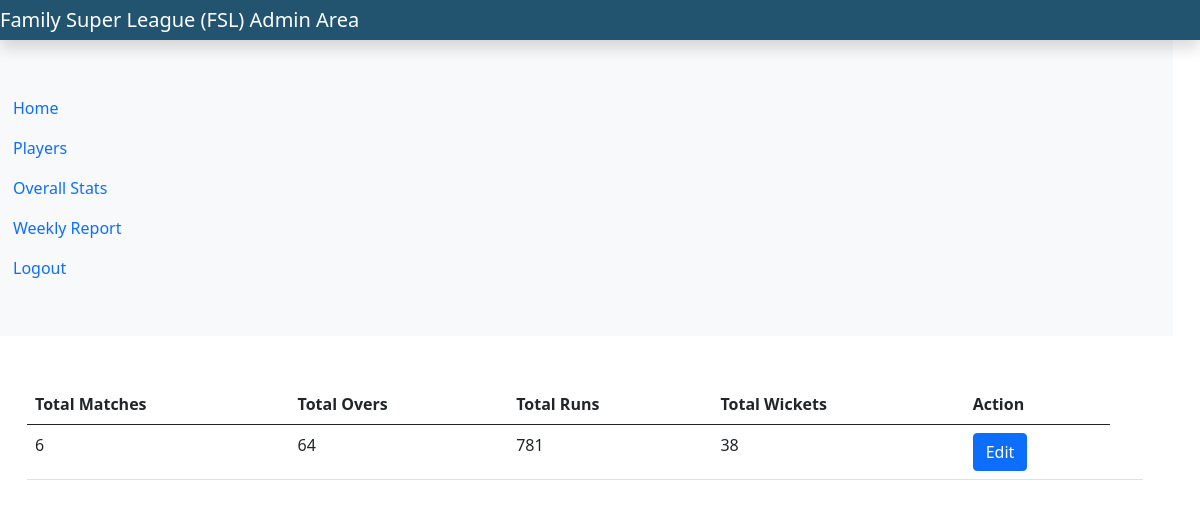
The app's page /admin/index.php?overall_stats (signed in) with its own data.
### tables this page shows
CREATE TABLE `stats` (
  `stats_id` int(11) NOT NULL,
  `total_matches` int(10) NOT NULL,
  `total_overs` int(10) NOT NULL,
  `total_runs` int(10) NOT NULL,
  `total_wickets` int(10) NOT NULL
);

### admin/overall_stats.php (the view, shortened to what this page needs)
<div class="container my-5">
    <table class="table table-hover">
        <thead>
            <tr>
            <th scope="col">Total Matches</th>
            <th scope="col">Total Overs</th>
            <th scope="col">Total Runs</th>
            <th scope="col">Total Wickets</th>
            <th scope="col">Action</th>
            </tr>
        </thead>
        <tbody>
        <?php
            require_once('connection.php');
            $sql = "SELECT * FROM stats";
            $result = $conn->query($sql);
            $row = $result->fetch_assoc();
        ?>
            <tr>
                <td> <?= $row['total_matches'] ?> </td>
                <td> <?= $row['total_overs'] ?> </td>
                <td> <?= $row['total_runs'] ?> </td>
                <td> <?= $row['total_wickets'] ?> </td>
                <td>
                    <a href="index.php?edit_overall_stats_id=<?= $row['stats_id']; ?>" class="btn btn-primary" value="edit">Edit</a>
                <td>
            </tr>
        </tbody>
    </table>
</div>

### records on screen
stats: total_matches "6", total_overs "64", total_runs "781", total_wickets "38"
